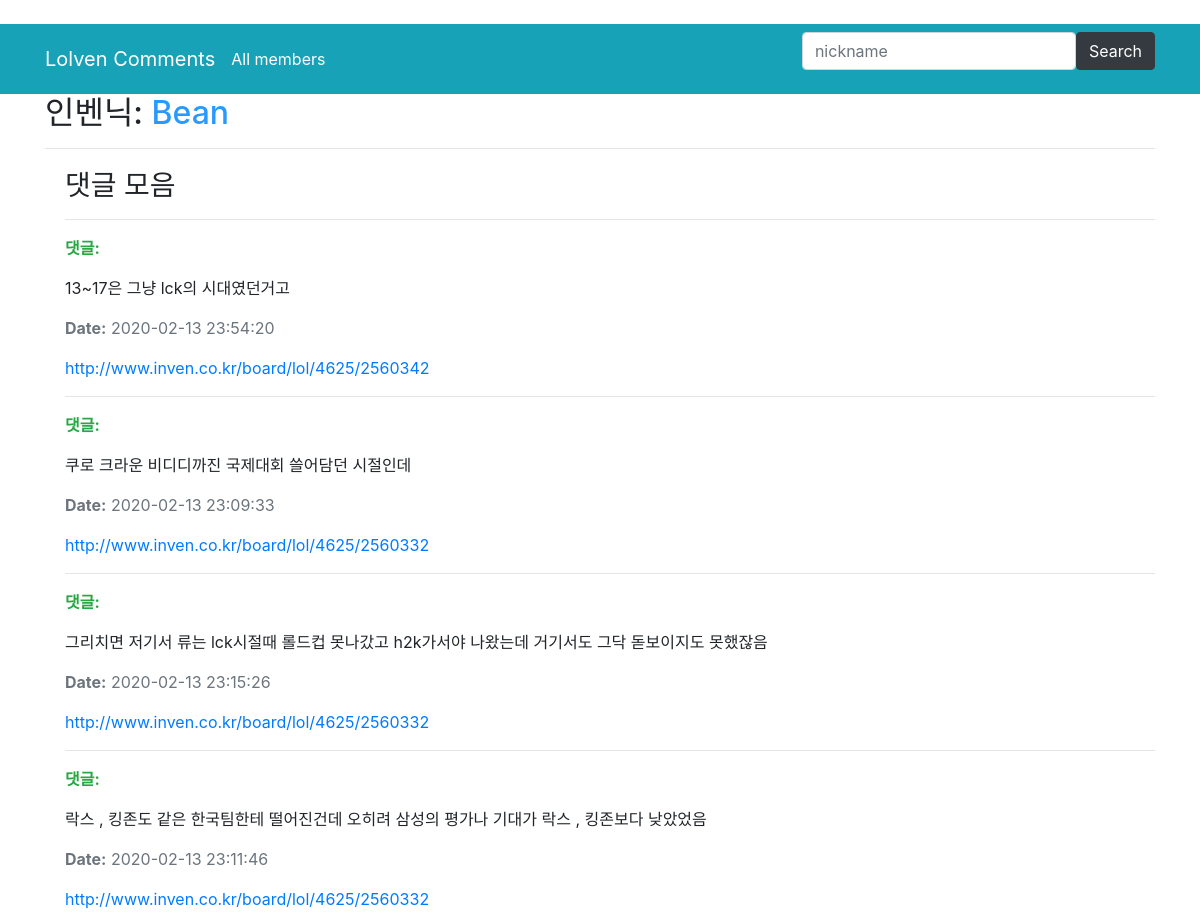
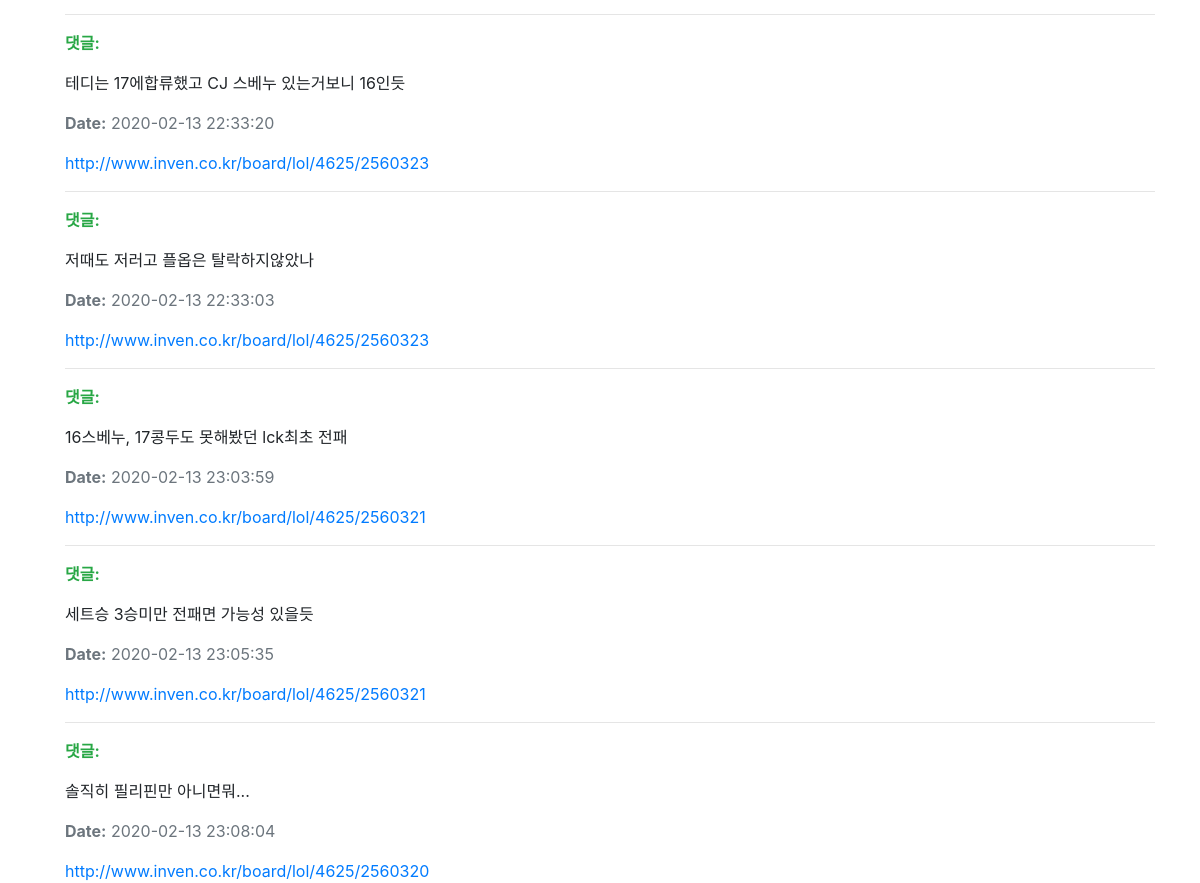
/parsed_data/members/19, run on the app's committed database (2 pictures, top to bottom).
### parsed_data/models.py (models this page shows, shortened)
class Member(models.Model):
    nickname_text = models.CharField(max_length=30)
    class Meta:
        ordering = ['nickname_text']

class Cmt(models.Model):
    nickname = models.ForeignKey(Member, on_delete=models.CASCADE)
    comment = models.TextField()
    date = models.CharField(max_length=20)
    link = models.URLField()

### parsed_data/views.py (the view)
# urls.py: path('members/<int:pk>', views.MemberDetailView.as_view(), name='member-detail'),
class MemberDetailView(generic.DetailView):
    model = Member

### parsed_data/templates/parsed_data/member_detail.html
﻿{% extends "base_generic.html" %}
{% block content %}
  <h2>인벤닉:   <font color="#289AFF">{{ member.nickname_text }}</font></h2>
 <hr>
  <div style="margin-left:20px;margin-top:20px">
    <h3>댓글 모음</h4>
    {% for comment in member.cmt_set.all %}
      <hr>
      <p class="text-success"><strong>댓글:</strong> </p>
      <p>{{comment.comment}}</p>
      <p class="text-muted"><strong>Date:</strong> {{comment.date}}</p>
      <a href = "{{comment.link}}">{{comment.link}}</a>
    {% endfor %}
  </div>
{% endblock %}

### data on the page
Member: nickname_text "Bean"
Cmt: comment "13~17은 그냥 lck의 시대였던거고", date "2020-02-13 23:54:20", link "http://www.inven.co.kr/board/lol/4625/2560342"
Cmt: comment "쿠로 크라운 비디디까진 국제대회 쓸어담던 시절인데", date "2020-02-13 23:09:33", link "http://www.inven.co.kr/board/lol/4625/2560332"
Cmt: comment "그리치면 저기서 류는 lck시절때 롤드컵 못나갔고 h2k가서야 나왔는데 거기서도 그닥 돋보이지도 못했잖음", date "2020-02-13 23:15:26", link "http://www.inven.co.kr/board/lol/4625/2560332"
Cmt: comment "락스 , 킹존도 같은 한국팀한테 떨어진건데 오히려 삼성의 평가나 기대가 락스 , 킹존보다 낮았었음", date "2020-02-13 23:11:46", link "http://www.inven.co.kr/board/lol/4625/2560332"
Cmt: comment "테디는 17에합류했고 CJ 스베누 있는거보니 16인듯", date "2020-02-13 22:33:20", link "http://www.inven.co.kr/board/lol/4625/2560323"
Cmt: comment "저때도 저러고 플옵은 탈락하지않았나", date "2020-02-13 22:33:03", link "http://www.inven.co.kr/board/lol/4625/2560323"
Cmt: comment "16스베누, 17콩두도 못해봤던 lck최초 전패", date "2020-02-13 23:03:59", link "http://www.inven.co.kr/board/lol/4625/2560321"
Cmt: comment "세트승 3승미만 전패면 가능성 있을듯", date "2020-02-13 23:05:35", link "http://www.inven.co.kr/board/lol/4625/2560321"
Cmt: comment "솔직히 필리핀만 아니면뭐...", date "2020-02-13 23:08:04", link "http://www.inven.co.kr/board/lol/4625/2560320"
